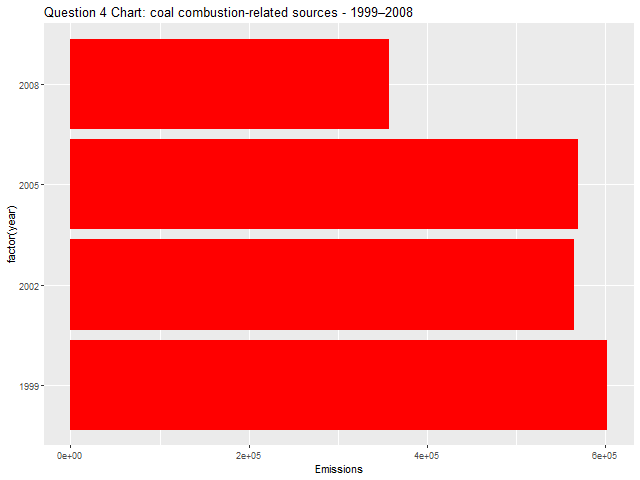

This chart was generated by the following R code:
## Script 4 of 6
##This script is four out of six scripts for this assignment. 

#Question 4
# Across the United States, how have emissions from coal combustion-related sources changed from 1999-2008?

# fetch all NEIxSCC records with Short.Name (SCC) Coal


nei_scc <- merge(nei, scc, by = "SCC")#Merge nei and scc datasets

coal <- grepl("coal", nei_scc$Short.Name, ignore.case = TRUE)

subset_nei_scc <- nei_scc[coal, ]

totalbyYear <- aggregate(Emissions ~ year, subset_nei_scc, sum) #Table for emission totals by year

#Write plot to PNG file in working directory
png("plot4.png", width=640, height=480)
g <- ggplot(totalbyYear, aes(factor(year), Emissions)) +
    geom_bar(stat = "identity", fill = "red") + theme_bw() +
    coord_flip() + #coord_flip to make chart horizontal
    labs(title = "Question 4 Chart: coal combustion-related sources - 1999–2008") + 
    theme_gray()
g
dev.off()
